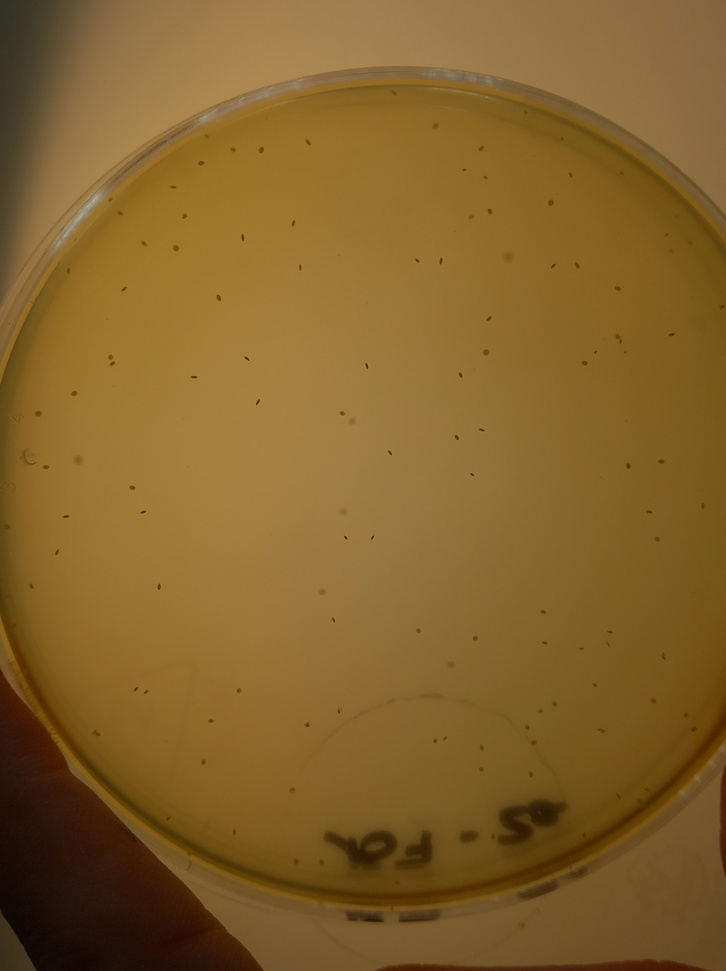
#> input picture images/manchas.jpeg, 726 x 971 px, shrunk from 2992 x 4000 before the run, given in place of the camera
$ python video_detector_formas.py
#> lines starting #> are read from the running program, lines starting #| are printed output that depends on the picture; after the words box and inside, x2 and y2 are one past the last pixel; in counts of white or black regions, pixels touching at a corner belong together
#> further down, frame is the input picture: shape (971, 726, 3); mean B, G, R 43.2, 98.1, 131.7
import cv2

def detectForm(img):
    grey = cv2.cvtColor(img, cv2.COLOR_BGR2GRAY)
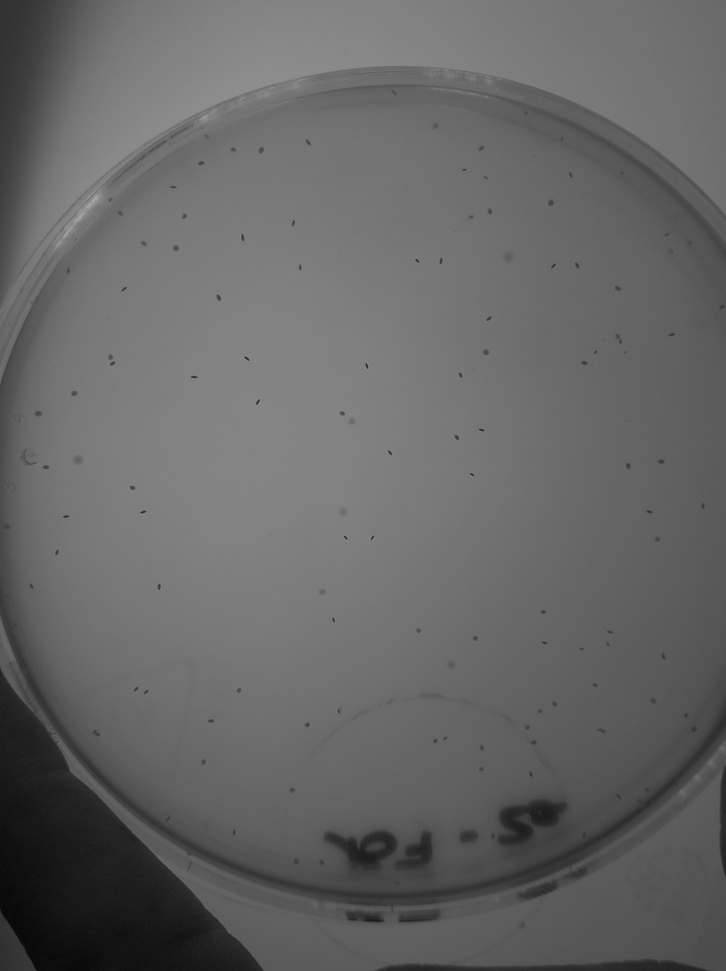
#> grey: shape (971, 726); min 6, max 176, mean 101.9
    # Detección de bordes
    canny = cv2.Canny(grey, 10, 150)
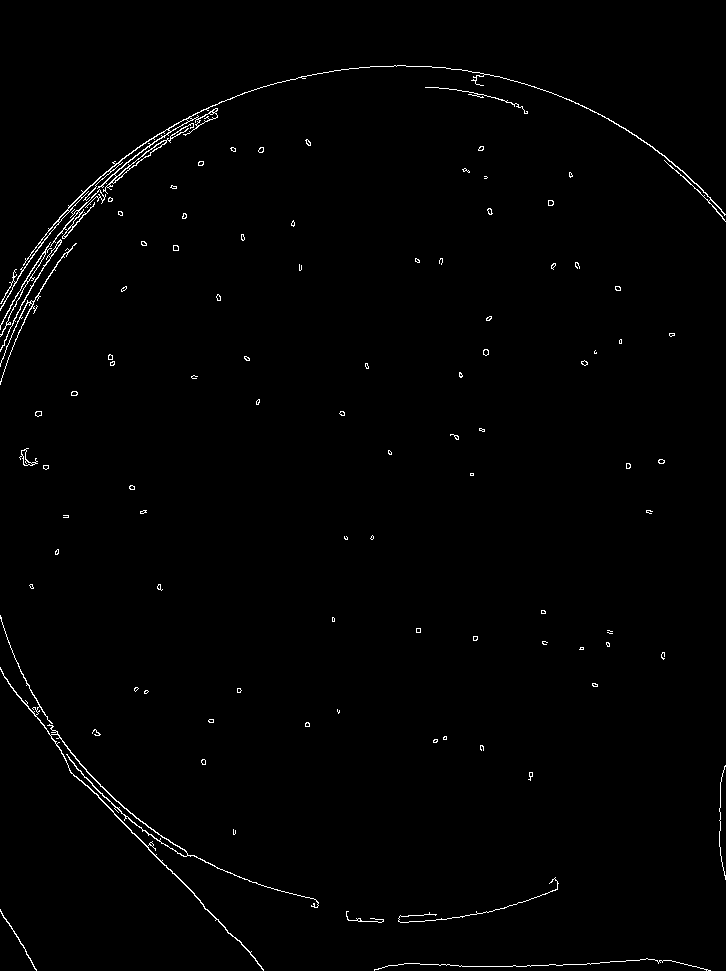
#> canny: shape (971, 726); 0.95% white in thin lines or dots
    # Dilatar y erosionar imagen para corregir bordes no completados
    canny = cv2.dilate(canny, None, iterations=1)
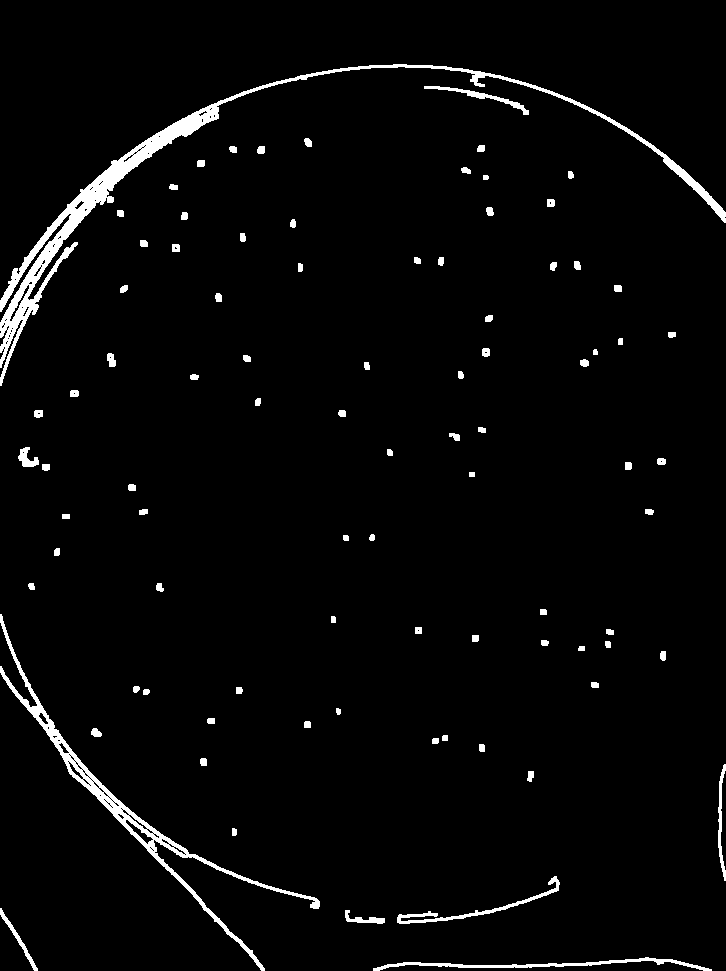
#> canny: shape (971, 726); 2.9% white; 88 white regions, largest, box (x1, y1, x2, y2) and area: (0, 64, 726, 386) 8990, (0, 614, 320, 971) 4406, (373, 957, 712, 971) 1113
    canny = cv2.erode(canny, None, iterations=1)
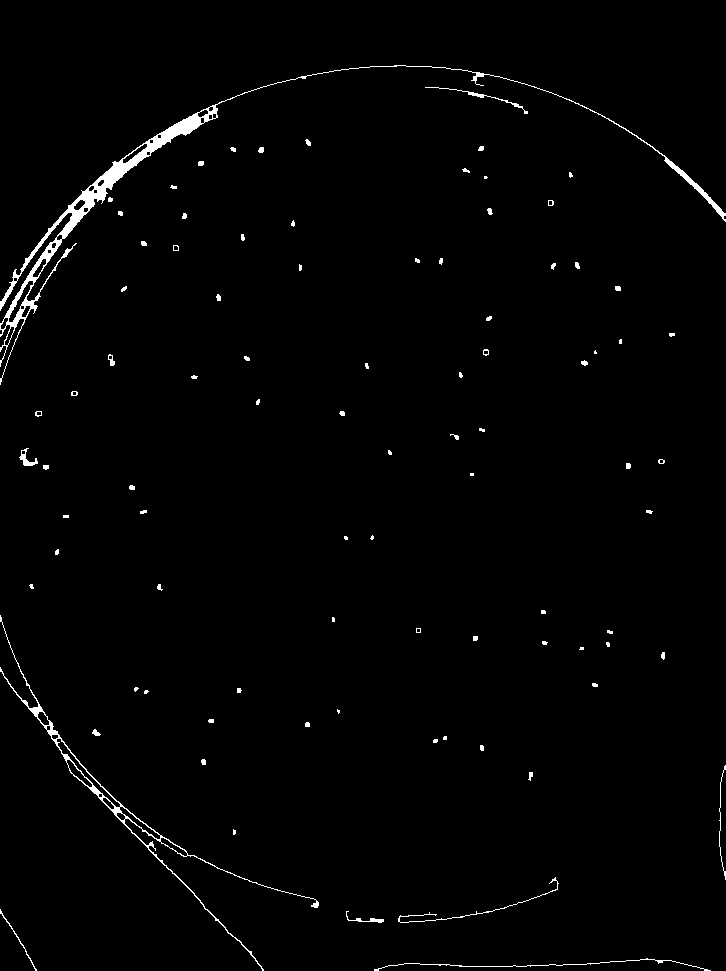
#> canny: shape (971, 726); 1.4% white; 89 white regions (30 under 20 px)

    contours, _ = cv2.findContours(canny, cv2.RETR_EXTERNAL, cv2.CHAIN_APPROX_SIMPLE)
#> contours = 89 contours, 70 with area under 20; largest, box (x1, y1, x2, y2) and area: (0, 65, 726, 385) 4776, (0, 615, 319, 971) 2134, (19, 448, 38, 466) 100, (425, 87, 528, 114) 74, (346, 911, 384, 923) 51

    for c in contours:
        # Dibujamos el contorno
        cv2.drawContours(img, [c], 0, (0, 255, 0), 2)

        epsilon = 0.1 * cv2.arcLength(c, True)
        approx = cv2.approxPolyDP(c, epsilon, True)
        x, y, w, h = cv2.boundingRect(approx)

        if len(approx) == 3:
            cv2.putText(img, "Triangulo", (x, y - 5), 1, 1, (0, 255, 0), 1)
        elif len(approx) == 4:
            aspect_ratio = float(w) / h
            # Use a threshold for aspect ratio comparison
            if 0.95 <= aspect_ratio <= 1.05:
                cv2.putText(img, "Cuadrado", (x, y - 5), 1, 1, (0, 255, 0), 1)
            else:
                cv2.putText(img, "Rectangulo", (x, y - 5), 1, 1, (0, 255, 0), 1)
        elif len(approx) == 5:
            cv2.putText(img, "Pentagono", (x, y - 5), 1, 1, (0, 255, 0), 1)
        elif len(approx) == 6:
            cv2.putText(img, "Hexagono", (x, y - 5), 1, 1, (0, 255, 0), 1)
        elif len(approx) >= 13:
            cv2.putText(img, "Circulo", (x, y - 5), 1, 1, (0, 255, 0), 1)
#> this loop made 89 passes
#> (epsilon, approx, x, y, w, h, aspect_ratio) on passes 8, 9, 10, 11, 13, 14, 17, 18: (1.62, [[202, 759], [202, 764], [205, 764], [205, 760]], 202, 759, 4, 6, 0.667), (1.48, [[480, 745], [480, 749], [483, 750], [483, 746]], 480, 745, 4, 6, 0.667), (1.28, [[434, 739], [433, 742], [436, 742], [437, 739]], 433, 739, 5, 4, 1.25), (1.14, [[444, 736], [443, 739], [446, 739], [446, 736]], 443, 736, 4, 4, 1), (1.48, [[306, 722], [305, 726], [309, 726], [309, 723]], 305, 722, 5, 5, 1), (1.48, [[208, 720], [209, 722], [213, 722], [213, 719]], 208, 719, 6, 4, 1.5), (1.48, [[237, 688], [237, 692], [240, 692], [240, 688]], 237, 688, 4, 5, 0.8), (1.25, [[137, 687], [134, 688], [135, 691], [138, 688]], 134, 687, 5, 5, 1)
#> (epsilon, x, y, w, h, aspect_ratio) on passes 61, 62, 63, 66, 67, 70: (1.57, 486, 316, 6, 5, 1.2), (1.77, 217, 294, 4, 7, 0.571), (1.68, 615, 286, 6, 5, 1.2), (1.71, 551, 263, 5, 7, 0.714), (1.77, 575, 262, 5, 7, 0.714), (1.94, 173, 245, 6, 6, 1)
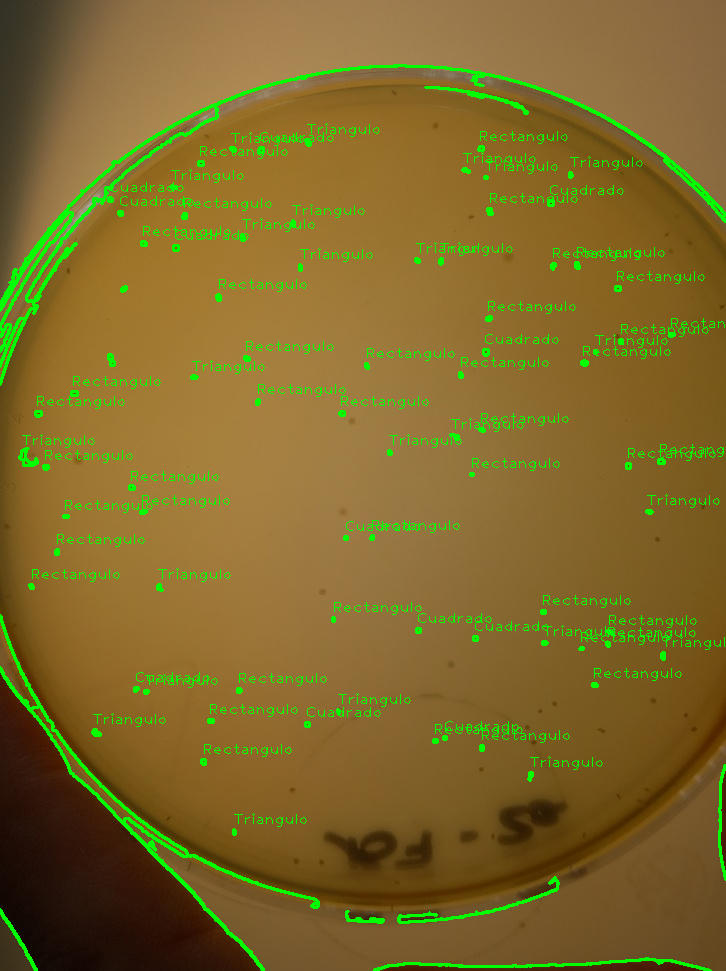
#> img: shape (971, 726, 3); 4.28% of pixels changed, all inside (x1, y1, x2, y2) = (0, 64, 726, 971)

cap = cv2.VideoCapture(0)

while cap.isOpened():
    # Obtener fotogramas
    ret, frame = cap.read()
    # Mientras obtenga imagen
    if ret:
        detectForm(frame)

        # Mostrar el fotograma procesado
        cv2.imshow('Polig', frame)

        # 0xFF debe utilizarse con máquinas de 64 bits
        # ord('q') indica que 'q' cancela
        if cv2.waitKey(1) & 0xFF == ord('q'):
#> (key q is pressed here)
            break

# Finalizar la captura
cap.release()
# Eliminar cualquier ventana abierta
cv2.destroyAllWindows()
